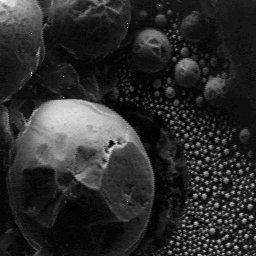
#> input picture taller6/imagenes/MEB.png, 256 x 256 px
$ jupyter execute gradiente_morfologico.ipynb
#> lines starting #> are read from the running program, lines starting #| are printed output that depends on the picture
# Taller 6: Morfología matemática

## Cargue y visualice la imagen meb.png.

[cell 1]
PATH = './imagenes/'

[cell 2]
import cv2
import numpy as np
import matplotlib.pyplot as plt

imagen_meb = cv2.imread(PATH + 'MEB.png', cv2.IMREAD_GRAYSCALE)
#> imagen_meb is the input picture: shape (256, 256); min 0, max 255, mean 44.3
plt.imshow(imagen_meb, cmap='gray')
plt.title('Imagen MEB')
plt.axis('off')
plt.show()

## Utilizando una máscara cuadrada de 3x3, calcule el gradiente morfológico de esta imagen.

[cell 3]
from scipy.ndimage import morphological_gradient

mgimage = morphological_gradient(imagen_meb, size=(3,3))
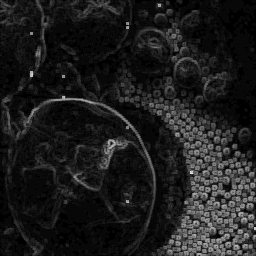
#> mgimage: shape (256, 256); min 0, max 225, mean 28.7

[cell 4]
print('La dimensión de la imagen de gradiente morfológico es:', mgimage.shape)
#| La dimensión de la imagen de gradiente morfológico es: (256, 256)

[cell 5]
plt.imshow(mgimage, cmap='gray')
plt.title('Gradiente Morfológico')
plt.axis('off')
plt.show()

## Genere la imagen de la norma del gradiente de la imagen meb.png con el operador de Sobel (ver Taller 3). Compare los resultados obtenidos (gradiente morfológico vs. norma del gradiente con Sobel). Puede efectuar una expansión del contraste sobre las dos imágenes obtenidas para visualizar mejor el resultado.

[cell 6]
from skimage.filters import sobel

def expansion_contraste(imagen):
    """Expande el contraste de la imagen al rango [0, 255]"""
    min_val = imagen.min()
    max_val = imagen.max()
    imagen_expandida = ((imagen - min_val) / (max_val - min_val) * 255).astype(np.uint8)
    return imagen_expandida

imagen_sobel = sobel(imagen_meb)
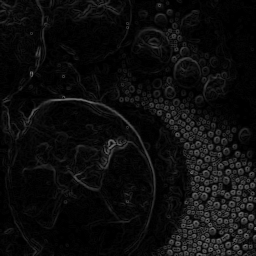
#> imagen_sobel: shape (256, 256) float64; min 0, max 0.453, mean 0.0515
imagen_sobel_exp = expansion_contraste(imagen_sobel)
#> in expansion_contraste, `min_val = imagen.min()`: min_val = 0
#> in expansion_contraste, `max_val = imagen.max()`: max_val = 0.453
#> in expansion_contraste, `imagen_expandida = ((imagen - min_val) / (max_val - min_val) * 255).as..`:
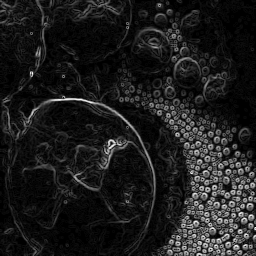
#> imagen_expandida: shape (256, 256); min 0, max 255, mean 28.5
mgimage_exp = expansion_contraste(mgimage)
fig, axes = plt.subplots(1, 2, figsize=(12, 6))
axes[0].imshow(imagen_sobel_exp, cmap='gray')
axes[0].set_title('Gradiente Sobel')
axes[0].axis('off')
axes[1].imshow(mgimage_exp, cmap='gray')
axes[1].set_title('Gradiente Morfológico')
axes[1].axis('off')
plt.show()
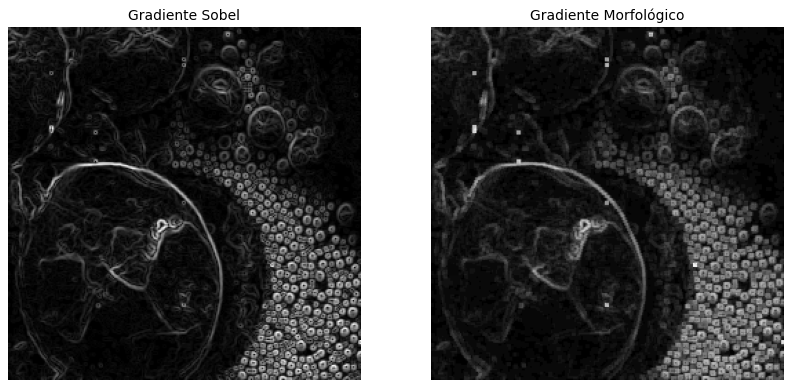
#> figure drawn by matplotlib, 2 panels

El gradiente morfológico detecta bordes basándose en diferencia entre dilatación y erosión. Podemos ver en la comparación que da bordes más gruesos y menos definidos que el gradiente de Sobel, que es un operador de detección de bordes basado en derivadas. El gradiente morfológico puede ser más robusto a ruido, pero puede perder detalles finos en los bordes.

## Repita la operación 3 empleando la misma máscara, pero SIN utilizar el operador de gradiente morfológico (créelo con los operadores de dilatación y de erosión, precedidos por un filtrado mediano). ¿Cómo es el resultado obtenido?

Iniciamos aplicando el filtrado mediano.

[cell 7]
from skimage.morphology import dilation, erosion, square
from scipy.ndimage import median_filter

imagen_filtrada = median_filter(imagen_meb, size=3)
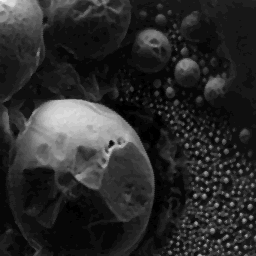
#> imagen_filtrada: shape (256, 256); min 0, max 240, mean 42.9

plt.imshow(imagen_filtrada, cmap='gray')
plt.title('Imagen con filtro mediano 3x3')
plt.axis('off')
plt.show()

Calculamos la dilatación y erosión usando como elemento estructurante a un cuadrado de 3x3. Visualizamos el resultado.

[cell 8]
elemento_estructurante = square(3)

imagen_dilatada = dilation(imagen_filtrada, elemento_estructurante)
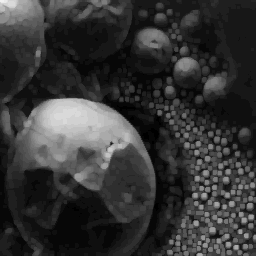
#> imagen_dilatada: shape (256, 256); min 0, max 240, mean 53.1
imagen_erosionada = erosion(imagen_filtrada, elemento_estructurante)
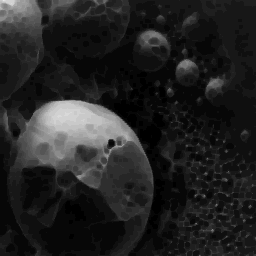
#> imagen_erosionada: shape (256, 256); min 0, max 232, mean 34.7

fig, axes = plt.subplots(1, 2, figsize=(12, 5))

axes[0].imshow(imagen_dilatada, cmap='gray')
axes[0].set_title('Dilatación 3x3')
axes[0].axis('off')

axes[1].imshow(imagen_erosionada, cmap='gray')
axes[1].set_title('Erosión 3x3')
axes[1].axis('off')

plt.tight_layout()
plt.show()

Calculamos el gradiente morfológico manual (dilatación - erosión).

[cell 9]
gradiente_manual = imagen_dilatada.astype(np.int16) - imagen_erosionada.astype(np.int16)
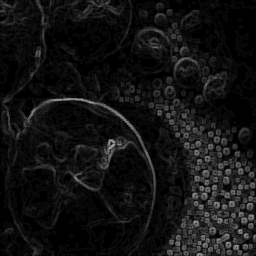
#> gradiente_manual: shape (256, 256) int16; min 0, max 163, mean 18.4
gradiente_manual = np.abs(gradiente_manual).astype(np.uint8)

plt.imshow(gradiente_manual, cmap='gray')
plt.title('Gradiente Morfológico Manual (con filtro mediano)')
plt.axis('off')
plt.show()

Comparamos el Gradiente directo vs Manual con filtro mediano

[cell 10]
fig, axes = plt.subplots(1, 2, figsize=(12, 5))

axes[0].imshow(mgimage, cmap='gray', vmin=0, vmax=255)
axes[0].set_title('Gradiente Morfológico Directo')
axes[0].axis('off')

axes[1].imshow(gradiente_manual, cmap='gray', vmin=0, vmax=255)
axes[1].set_title('Gradiente Manual (con filtro mediano)')
axes[1].axis('off')

plt.tight_layout()
plt.show()

$ run again, with taller6/imagenes/ANGIO.png copied over taller6/imagenes/MEB.png
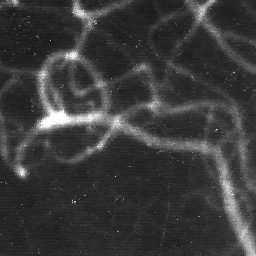
#> input picture taller6/imagenes/ANGIO.png, 256 x 256 px
#> imagen_meb is the input picture: shape (256, 256); min 20, max 255, mean 58.9
#| La dimensión de la imagen de gradiente morfológico es: (256, 256)
#> min_val = 0
#> max_val = 0.372
#> in expansion_contraste, `imagen_expandida = ((imagen - min_val) / (max_val - min_val) * 255).as..`:
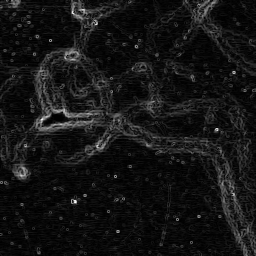
#> imagen_expandida: shape (256, 256); min 0, max 255, mean 20.6
#> `gradiente_manual = imagen_dilatada.astype(np.int16) - imagen_erosionad..`:
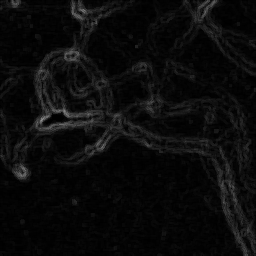
#> gradiente_manual: shape (256, 256) int16; min 0, max 144, mean 11.2
